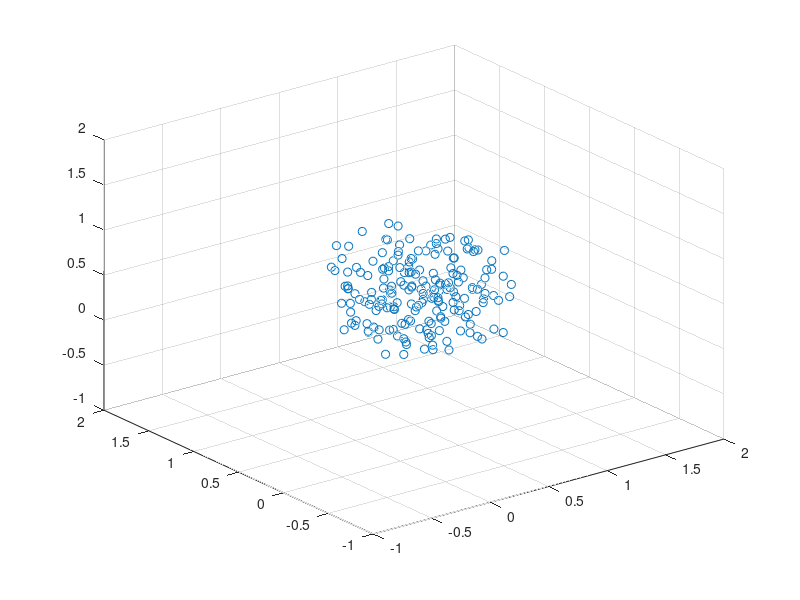

The MATLAB source for this figure:


x = rand(200,1) ; y = rand(200,1) ; z = rand(200,1) ;

h = scatter3(x,y,z);
xlim([-1 2])
ylim([-1 2])
zlim([-1 2])

for i = 1:100
    x = rand(200,1) ;
    y = rand(200,1) ;
    z = rand(200,1) ;
    set(h,'XData',x,'YData',y,'ZData',z);
    drawnow
    pause(0.05)
end


